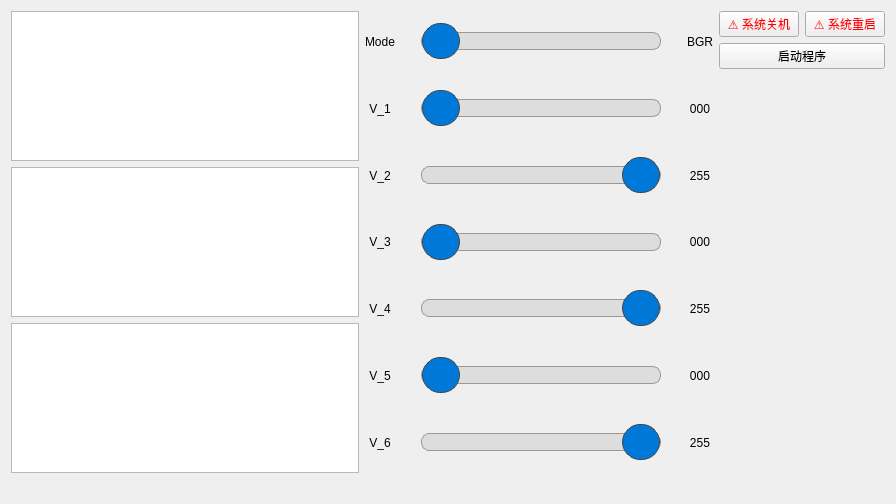
<?xml version="1.0" encoding="UTF-8"?>
<ui version="4.0">
 <author>Neolux Lee</author>
 <class>Form</class>
 <widget class="QWidget" name="Form">
  <property name="geometry">
   <rect>
    <x>0</x>
    <y>0</y>
    <width>896</width>
    <height>504</height>
   </rect>
  </property>
  <property name="windowTitle">
   <string>Form</string>
  </property>
  <layout class="QGridLayout" name="gridLayout">
   <item row="1" column="2">
    <layout class="QHBoxLayout" name="viewStatus">
     <item>
      <widget class="QLabel" name="lblFPS">
       <property name="text">
        <string/>
       </property>
      </widget>
     </item>
    </layout>
   </item>
   <item row="0" column="2">
    <layout class="QHBoxLayout" name="winRoot" stretch="0,0,0">
     <item>
      <layout class="QVBoxLayout" name="viewDisplay">
       <item>
        <widget class="QGraphicsView" name="imageOrig"/>
       </item>
       <item>
        <widget class="QGraphicsView" name="imageProc"/>
       </item>
       <item>
        <widget class="QPlainTextEdit" name="textLogging">
         <property name="readOnly">
          <bool>true</bool>
         </property>
        </widget>
       </item>
      </layout>
     </item>
     <item>
      <layout class="QVBoxLayout" name="viewCustom">
       <item>
        <layout class="QGridLayout" name="gridValueSet">
         <item row="2" column="2">
          <widget class="QLabel" name="lbv2">
           <property name="text">
            <string>255</string>
           </property>
           <property name="alignment">
            <set>Qt::AlignmentFlag::AlignCenter</set>
           </property>
          </widget>
         </item>
         <item row="2" column="0">
          <widget class="QLabel" name="label">
           <property name="text">
            <string>V_2</string>
           </property>
           <property name="alignment">
            <set>Qt::AlignmentFlag::AlignCenter</set>
           </property>
          </widget>
         </item>
         <item row="5" column="2">
          <widget class="QLabel" name="lbv5">
           <property name="text">
            <string>000</string>
           </property>
           <property name="alignment">
            <set>Qt::AlignmentFlag::AlignCenter</set>
           </property>
          </widget>
         </item>
         <item row="6" column="1">
          <widget class="QSlider" name="sldv6">
           <property name="sizePolicy">
            <sizepolicy hsizetype="Expanding" vsizetype="Expanding">
             <horstretch>0</horstretch>
             <verstretch>0</verstretch>
            </sizepolicy>
           </property>
           <property name="styleSheet">
            <string notr="true">QSlider::groove:horizontal {
    border: 1px solid #999;
    height: 16px;                /* 滑轨变粗 */
    background: #ddd;
    border-radius: 8px;
    margin: 0 20px;
}

QSlider::handle:horizontal {
    background: #0078d7;         /* 蓝色圆柄 */
    border: 1px solid #444;
    width: 36px;                 /* 柄变大 */
    height: 36px;
    margin: -10px 0;             /* 垂直居中对齐轨道 */
    border-radius: 18px;
}
</string>
           </property>
           <property name="maximum">
            <number>255</number>
           </property>
           <property name="value">
            <number>255</number>
           </property>
           <property name="orientation">
            <enum>Qt::Orientation::Horizontal</enum>
           </property>
          </widget>
         </item>
         <item row="3" column="2">
          <widget class="QLabel" name="lbv3">
           <property name="text">
            <string>000</string>
           </property>
           <property name="alignment">
            <set>Qt::AlignmentFlag::AlignCenter</set>
           </property>
          </widget>
         </item>
         <item row="3" column="1">
          <widget class="QSlider" name="sldv3">
           <property name="sizePolicy">
            <sizepolicy hsizetype="Expanding" vsizetype="Expanding">
             <horstretch>0</horstretch>
             <verstretch>0</verstretch>
            </sizepolicy>
           </property>
           <property name="styleSheet">
            <string notr="true">QSlider::groove:horizontal {
    border: 1px solid #999;
    height: 16px;                /* 滑轨变粗 */
    background: #ddd;
    border-radius: 8px;
    margin: 0 20px;
}

QSlider::handle:horizontal {
    background: #0078d7;         /* 蓝色圆柄 */
    border: 1px solid #444;
    width: 36px;                 /* 柄变大 */
    height: 36px;
    margin: -10px 0;             /* 垂直居中对齐轨道 */
    border-radius: 18px;
}
</string>
           </property>
           <property name="maximum">
            <number>255</number>
           </property>
           <property name="orientation">
            <enum>Qt::Orientation::Horizontal</enum>
           </property>
          </widget>
         </item>
         <item row="4" column="1">
          <widget class="QSlider" name="sldv4">
           <property name="sizePolicy">
            <sizepolicy hsizetype="Expanding" vsizetype="Expanding">
             <horstretch>0</horstretch>
             <verstretch>0</verstretch>
            </sizepolicy>
           </property>
           <property name="styleSheet">
            <string notr="true">QSlider::groove:horizontal {
    border: 1px solid #999;
    height: 16px;                /* 滑轨变粗 */
    background: #ddd;
    border-radius: 8px;
    margin: 0 20px;
}

QSlider::handle:horizontal {
    background: #0078d7;         /* 蓝色圆柄 */
    border: 1px solid #444;
    width: 36px;                 /* 柄变大 */
    height: 36px;
    margin: -10px 0;             /* 垂直居中对齐轨道 */
    border-radius: 18px;
}
</string>
           </property>
           <property name="maximum">
            <number>255</number>
           </property>
           <property name="value">
            <number>255</number>
           </property>
           <property name="orientation">
            <enum>Qt::Orientation::Horizontal</enum>
           </property>
          </widget>
         </item>
         <item row="1" column="0">
          <widget class="QLabel" name="label_2">
           <property name="text">
            <string>V_1</string>
           </property>
           <property name="alignment">
            <set>Qt::AlignmentFlag::AlignCenter</set>
           </property>
          </widget>
         </item>
         <item row="1" column="1">
          <widget class="QSlider" name="sldv1">
           <property name="sizePolicy">
            <sizepolicy hsizetype="Expanding" vsizetype="Expanding">
             <horstretch>0</horstretch>
             <verstretch>0</verstretch>
            </sizepolicy>
           </property>
           <property name="styleSheet">
            <string notr="true">QSlider::groove:horizontal {
    border: 1px solid #999;
    height: 16px;                /* 滑轨变粗 */
    background: #ddd;
    border-radius: 8px;
    margin: 0 20px;
}

QSlider::handle:horizontal {
    background: #0078d7;         /* 蓝色圆柄 */
    border: 1px solid #444;
    width: 36px;                 /* 柄变大 */
    height: 36px;
    margin: -10px 0;             /* 垂直居中对齐轨道 */
    border-radius: 18px;
}
</string>
           </property>
           <property name="maximum">
            <number>255</number>
           </property>
           <property name="orientation">
            <enum>Qt::Orientation::Horizontal</enum>
           </property>
          </widget>
         </item>
         <item row="1" column="2">
          <widget class="QLabel" name="lbv1">
           <property name="text">
            <string>000</string>
           </property>
           <property name="alignment">
            <set>Qt::AlignmentFlag::AlignCenter</set>
           </property>
          </widget>
         </item>
         <item row="5" column="0">
          <widget class="QLabel" name="label_9">
           <property name="text">
            <string>V_5</string>
           </property>
           <property name="alignment">
            <set>Qt::AlignmentFlag::AlignCenter</set>
           </property>
          </widget>
         </item>
         <item row="6" column="0">
          <widget class="QLabel" name="label_11">
           <property name="text">
            <string>V_6</string>
           </property>
           <property name="alignment">
            <set>Qt::AlignmentFlag::AlignCenter</set>
           </property>
          </widget>
         </item>
         <item row="6" column="2">
          <widget class="QLabel" name="lbv6">
           <property name="text">
            <string>255</string>
           </property>
           <property name="alignment">
            <set>Qt::AlignmentFlag::AlignCenter</set>
           </property>
          </widget>
         </item>
         <item row="5" column="1">
          <widget class="QSlider" name="sldv5">
           <property name="sizePolicy">
            <sizepolicy hsizetype="Expanding" vsizetype="Expanding">
             <horstretch>0</horstretch>
             <verstretch>0</verstretch>
            </sizepolicy>
           </property>
           <property name="styleSheet">
            <string notr="true">QSlider::groove:horizontal {
    border: 1px solid #999;
    height: 16px;                /* 滑轨变粗 */
    background: #ddd;
    border-radius: 8px;
    margin: 0 20px;
}

QSlider::handle:horizontal {
    background: #0078d7;         /* 蓝色圆柄 */
    border: 1px solid #444;
    width: 36px;                 /* 柄变大 */
    height: 36px;
    margin: -10px 0;             /* 垂直居中对齐轨道 */
    border-radius: 18px;
}
</string>
           </property>
           <property name="maximum">
            <number>255</number>
           </property>
           <property name="orientation">
            <enum>Qt::Orientation::Horizontal</enum>
           </property>
          </widget>
         </item>
         <item row="4" column="0">
          <widget class="QLabel" name="label_7">
           <property name="text">
            <string>V_4</string>
           </property>
           <property name="alignment">
            <set>Qt::AlignmentFlag::AlignCenter</set>
           </property>
          </widget>
         </item>
         <item row="2" column="1">
          <widget class="QSlider" name="sldv2">
           <property name="sizePolicy">
            <sizepolicy hsizetype="Expanding" vsizetype="Expanding">
             <horstretch>0</horstretch>
             <verstretch>0</verstretch>
            </sizepolicy>
           </property>
           <property name="styleSheet">
            <string notr="true">QSlider::groove:horizontal {
    border: 1px solid #999;
    height: 16px;                /* 滑轨变粗 */
    background: #ddd;
    border-radius: 8px;
    margin: 0 20px;
}

QSlider::handle:horizontal {
    background: #0078d7;         /* 蓝色圆柄 */
    border: 1px solid #444;
    width: 36px;                 /* 柄变大 */
    height: 36px;
    margin: -10px 0;             /* 垂直居中对齐轨道 */
    border-radius: 18px;
}
</string>
           </property>
           <property name="maximum">
            <number>255</number>
           </property>
           <property name="value">
            <number>255</number>
           </property>
           <property name="orientation">
            <enum>Qt::Orientation::Horizontal</enum>
           </property>
          </widget>
         </item>
         <item row="4" column="2">
          <widget class="QLabel" name="lbv4">
           <property name="text">
            <string>255</string>
           </property>
           <property name="alignment">
            <set>Qt::AlignmentFlag::AlignCenter</set>
           </property>
          </widget>
         </item>
         <item row="3" column="0">
          <widget class="QLabel" name="label_3">
           <property name="text">
            <string>V_3</string>
           </property>
           <property name="alignment">
            <set>Qt::AlignmentFlag::AlignCenter</set>
           </property>
          </widget>
         </item>
         <item row="0" column="0">
          <widget class="QLabel" name="label_13">
           <property name="text">
            <string>Mode</string>
           </property>
           <property name="alignment">
            <set>Qt::AlignmentFlag::AlignCenter</set>
           </property>
          </widget>
         </item>
         <item row="0" column="1">
          <widget class="QSlider" name="sldColorMode">
           <property name="sizePolicy">
            <sizepolicy hsizetype="Expanding" vsizetype="Expanding">
             <horstretch>0</horstretch>
             <verstretch>0</verstretch>
            </sizepolicy>
           </property>
           <property name="styleSheet">
            <string notr="true">QSlider::groove:horizontal {
    border: 1px solid #999;
    height: 16px;                /* 滑轨变粗 */
    background: #ddd;
    border-radius: 8px;
    margin: 0 20px;
}

QSlider::handle:horizontal {
    background: #0078d7;         /* 蓝色圆柄 */
    border: 1px solid #444;
    width: 36px;                 /* 柄变大 */
    height: 36px;
    margin: -10px 0;             /* 垂直居中对齐轨道 */
    border-radius: 18px;
}
</string>
           </property>
           <property name="maximum">
            <number>1</number>
           </property>
           <property name="orientation">
            <enum>Qt::Orientation::Horizontal</enum>
           </property>
          </widget>
         </item>
         <item row="0" column="2">
          <widget class="QLabel" name="lbvColorMode">
           <property name="text">
            <string>BGR</string>
           </property>
           <property name="alignment">
            <set>Qt::AlignmentFlag::AlignCenter</set>
           </property>
          </widget>
         </item>
        </layout>
       </item>
      </layout>
     </item>
     <item>
      <layout class="QVBoxLayout" name="viewControl" stretch="0,0,1">
       <item>
        <layout class="QVBoxLayout" name="viewBtns">
         <item>
          <layout class="QHBoxLayout" name="viewBtnsSyst">
           <item>
            <widget class="QPushButton" name="btnShutdown">
             <property name="styleSheet">
              <string notr="true">color: rgb(255, 0, 4);</string>
             </property>
             <property name="text">
              <string>⚠️ 系统关机</string>
             </property>
            </widget>
           </item>
           <item>
            <widget class="QPushButton" name="btnReboot">
             <property name="styleSheet">
              <string notr="true">color: rgb(255, 0, 4);</string>
             </property>
             <property name="text">
              <string>⚠️ 系统重启</string>
             </property>
            </widget>
           </item>
          </layout>
         </item>
         <item>
          <layout class="QHBoxLayout" name="viewBtnsCtrl">
           <item>
            <widget class="QPushButton" name="btnStartStop">
             <property name="text">
              <string>启动程序</string>
             </property>
            </widget>
           </item>
          </layout>
         </item>
        </layout>
       </item>
       <item>
        <spacer name="verticalSpacer">
         <property name="orientation">
          <enum>Qt::Orientation::Vertical</enum>
         </property>
         <property name="sizeHint" stdset="0">
          <size>
           <width>20</width>
           <height>40</height>
          </size>
         </property>
        </spacer>
       </item>
       <item>
        <layout class="QVBoxLayout" name="viewSelct"/>
       </item>
      </layout>
     </item>
    </layout>
   </item>
  </layout>
 </widget>
 <resources/>
 <connections/>
</ui>
